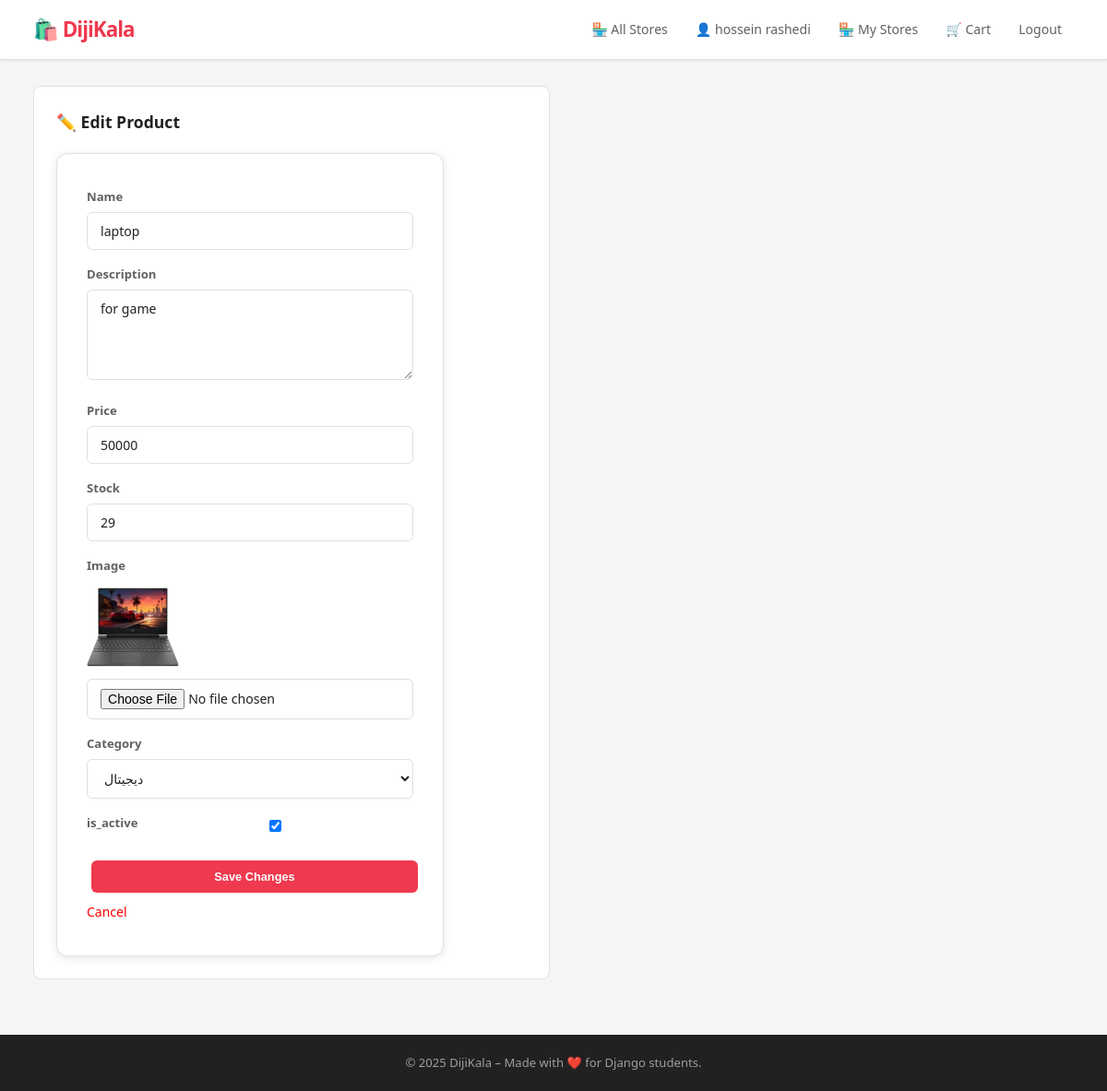
Page /stores/seller/product/3/edit/ (signed in) on the earlier database version.
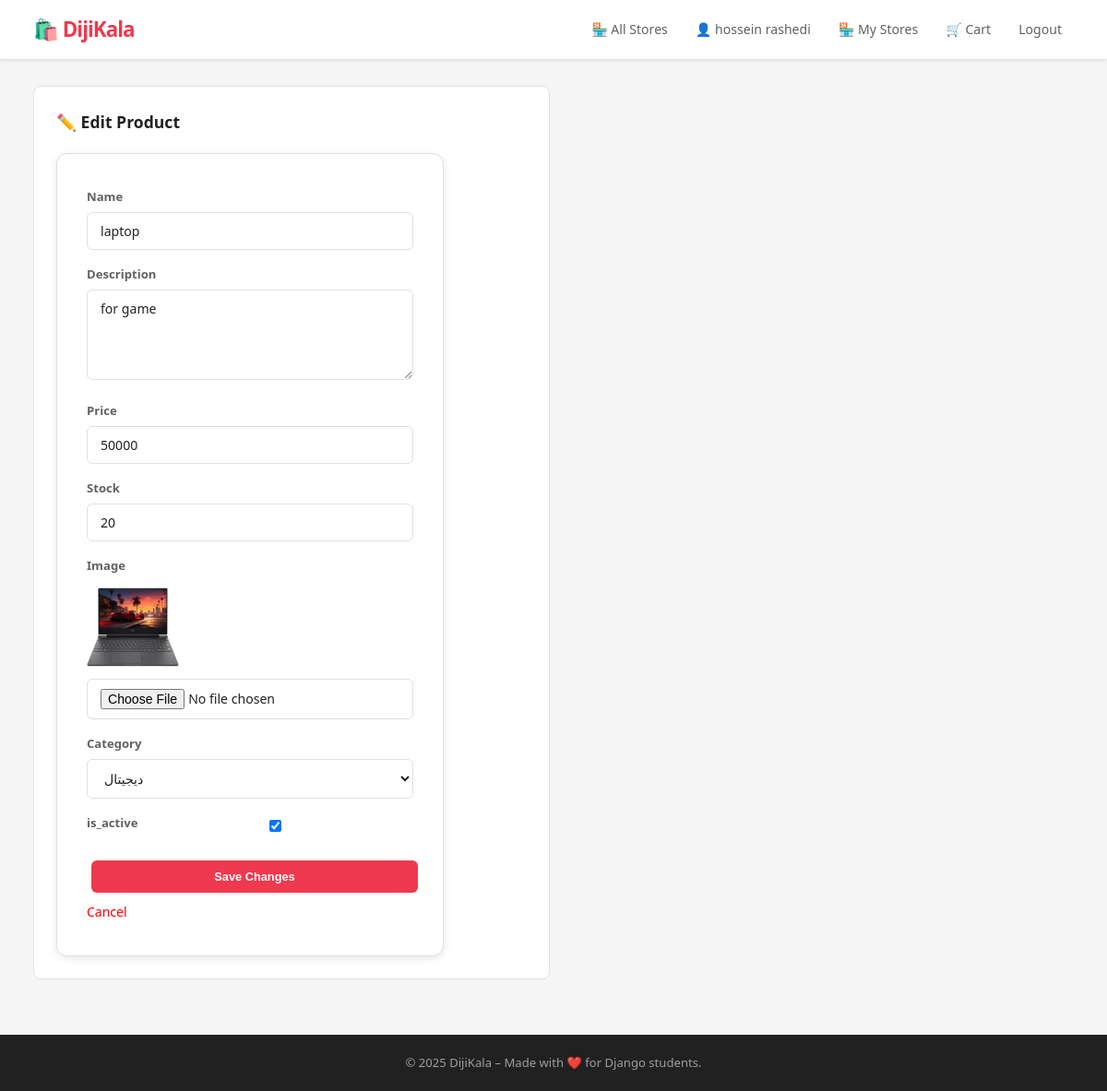
Same page on the later database version.
### stores/models.py (models this page shows, shortened)
class Product(models.Model):
    category = models.ForeignKey(Category, on_delete=models.SET_NULL, null=True, blank=True, related_name='products')
    name = models.CharField(max_length=200,verbose_name="Name")
    price = models.DecimalField(max_digits=10,decimal_places=0,verbose_name="Price")
    description = models.TextField(blank=True, null=True,verbose_name="Descriptions")
    image = models.ImageField( upload_to="stores/images/",verbose_name="Image")
    store = models.ForeignKey(Store,on_delete=models.CASCADE,related_name="products")
    created_at = models.DateTimeField(auto_now_add=True)
    stock = models.PositiveIntegerField(default=0, verbose_name="Stock")
    is_active = models.BooleanField(default=True, verbose_name="Active")
    class Meta:
        verbose_name = "Product"
        verbose_name_plural = "Products"
        ordering = ["-created_at"]

### stores/views.py (the view)
# urls.py: path('seller/product/<int:product_id>/edit/', edit_product, name='edit_product'),
@login_required
def edit_product(request, product_id):
    product = get_object_or_404(Product, id=product_id)
    if product.store.owner != request.user:
        raise PermissionDenied
    form = AddProductForm(request.POST or None, request.FILES or None, instance=product)
    if form.is_valid():
        form.save()
        messages.success(request, 'Product updated.')
        return redirect('manage_store', pk=product.store.pk)
    return render(request, 'stores/edit_product.html', {
        'form': form,
        'product': product,
    })

### stores/forms.py (shortened to what this page needs)
class AddProductForm(forms.ModelForm):
    class Meta:
        model = Product
        fields = ['name', 'description', 'price', 'stock', 'image', 'category','is_active']
        widgets = {
            'name': forms.TextInput(attrs={'class': 'form-control'}),
            'description': forms.Textarea(attrs={'class': 'form-control', 'rows': 4}),
            'price': forms.NumberInput(attrs={'class': 'form-control'}),
            'stock': forms.NumberInput(attrs={'class': 'form-control'}),
            'image': forms.FileInput(attrs={'class': 'form-control'}),
            'category': forms.Select(attrs={'class': 'form-control'}),
            'is_active': forms.CheckboxInput(attrs={'class': 'form-control'}),
        }

### accounts/models.py (called while the page is built)
        def __str__(self):
            return f"{self.first_name} {self.last_name}"

### stores/models.py (called while the page is built)
    def __str__(self):
        return self.name

### templates/stores/edit_product.html (shortened to what this page needs)
{% extends 'base/base.html' %}
{% block content %}
<div class="form-container">
    <h2>✏️ Edit Product</h2>
    <form method="post" enctype="multipart/form-data" class="auth-form">
        <div class="form-group">
            <label>Name</label>
            {{ form.name }}
        </div>
        <div class="form-group">
            <label>Description</label>
            {{ form.description }}
        </div>
        <div class="form-group">
            <label>Price</label>
            {{ form.price }}
        </div>
        <div class="form-group">
            <label>Stock</label>
            {{ form.stock }}
        </div>
        <div class="form-group">
            <label>Image</label>
            {% if product.image %}
                <img src="{{ product.image.url }}" alt="{{ product.name }}" width="100">
            {% endif %}
            {{ form.image }}
        </div>
        <div class="form-group">
            <label>Category</label>
            {{ form.category }}
        </div>
        <div class="form-group" style="display: flex; justify-content: space-evenly; align-items: center; ">
            <label>is_active</label>
            {{ form.is_active }}
        </div>
        <button type="submit" class="btn">Save Changes</button>
        <a href="{% url 'manage_store' product.store.pk %}" class="btn-link" style="text-decoration: none; color: red;">Cancel</a>
    </form>
</div>
{% endblock %}

Differences in the rows shown:
changed Product "laptop": stock "29" → "20"
